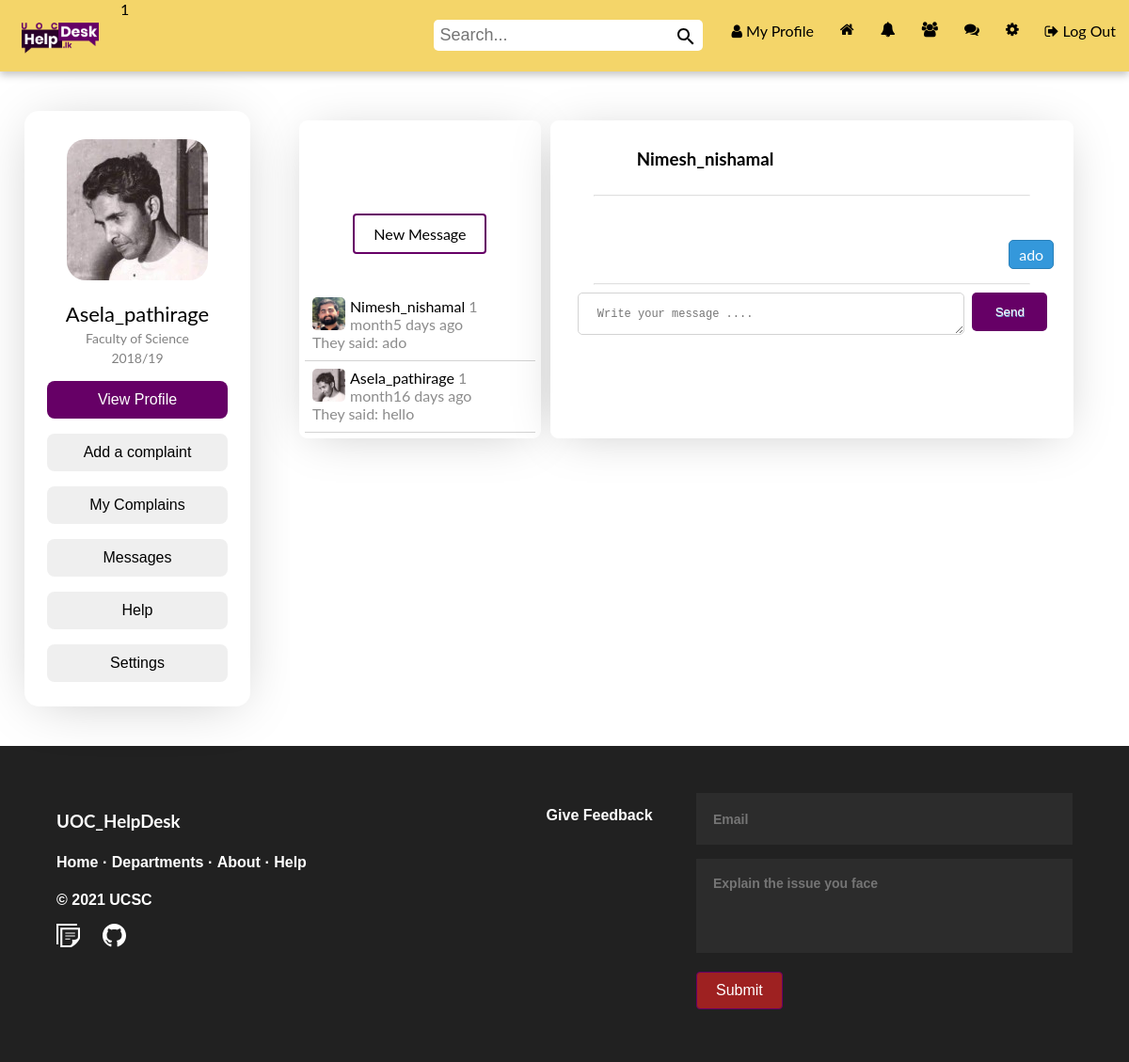
Page /app/views/messages.php?u=nimesh_nishamal (signed in) on the committed database.
### tables this page shows
CREATE TABLE IF NOT EXISTS `user` (
  `id` int(11) NOT NULL AUTO_INCREMENT,
  `name` varchar(255) NOT NULL,
  `email` varchar(255) NOT NULL,
  `password` varchar(255) NOT NULL,
  `created_by` datetime NOT NULL DEFAULT CURRENT_TIMESTAMP,
  `profile_pic` varchar(255) DEFAULT NULL,
  `num_posts` int(11) DEFAULT NULL,
  `num_likes` int(255) DEFAULT NULL,
  `user_closed` varchar(3) DEFAULT NULL,
  `friend_array` text,
  `user_roll` varchar(10) NOT NULL DEFAULT 'user',
  `teleNumber` int(10) DEFAULT NULL,
  `address` varchar(500) NOT NULL,
  PRIMARY KEY (`id`)
);

CREATE TABLE IF NOT EXISTS `messages` (
  `id` int(11) NOT NULL AUTO_INCREMENT,
  `user_to` varchar(50) NOT NULL,
  `user_from` varchar(50) NOT NULL,
  `body` text NOT NULL,
  `date` datetime NOT NULL,
  `opened` varchar(3) NOT NULL,
  `viewed` varchar(3) NOT NULL,
  `deleted` varchar(3) NOT NULL,
  PRIMARY KEY (`id`)
);

### app/controllers/Notification.php (called while the page is built, shortened)
<?php
class Notification{
    private $con;
    private $user_obj;
    public function __construct($con,$user)
    {
        $this->con = $con;
        $this->user_obj = new User($con,$user);
    }
    public function getUnreadNumber() {
		$userLoggedIn = $this->user_obj->getUsername();
		$query = mysqli_query($this->con, "SELECT * FROM notifications WHERE viewed='no' AND user_to='$userLoggedIn'");
		return mysqli_num_rows($query);
	}
}
?>

### app/controllers/User.php (called while the page is built, shortened)
<?php
class User{
    private $con;
    private $user;
    public function __construct($con,$user)
    {
        $this->con = $con;
        $user_details_query = mysqli_query($con,"SELECT * FROM user WHERE name='$user'");
        $this->user = mysqli_fetch_array($user_details_query);
    }
    public function getUserName(){
        return $this->user['name'];
    }
    public function MsgName(){
        return lcfirst($this->user['name']);
    }
    public function getName(){
        $username = $this->user['name'];
        $query = mysqli_query($this->con,"SELECT name FROM user WHERE name='$username'");
        $row = mysqli_fetch_array($query);
        return $row['name'];
    }
    public function getProfilePic(){
        $username = $this->user['name'];
        $query = mysqli_query($this->con,"SELECT profile_pic FROM user WHERE name='$username'");
        $row = mysqli_fetch_array($query);
        return $row['profile_pic'];
    }
}
?>

### app/helpers/headerIn.php (the view, shortened to what this page needs)
<?php
    require '../modules/connect.php';
    require '../controllers/User.php';
    require '../controllers/Message.php';
    require '../controllers/Notification.php';
    require '../views/complain.php';
    if(isset($_SESSION['name'])){
        $userLoggedIn = $_SESSION['name'];
    }
    else{
        header("Location:../views/register.php");
    }
?>
<!DOCTYPE html>
    <head>
        <link rel="stylesheet" href="https://cdnjs.cloudflare.com/ajax/libs/font-awesome/4.7.0/css/font-awesome.min.css">
        <link rel="stylesheet" type="text/css" href="../../public/css/temp.css">
        <link rel="stylesheet" href="../../public/css/style.css">
    </head>
    <body>
    <?php
				$messages = new Message($con, $userLoggedIn);
				$notifications = new Notification($con, $userLoggedIn);
				$num_notifications = $notifications->getUnreadNumber();
		?>
    <div class="navbar" id="navbar">
        <a href="../views/studentDash.php" class="nav-icon active" style="float:left"><img src="../../public/img/logo/landscape.png" style="width:100px; height:auto"></a>
        <a href="../views/logout.php" class="nav-label"><i class="fa fa-sign-out" aria-hidden="true"></i> Log Out </a>
        <a href="../views/settings.php" class="nav-label"><i class="fa fa-cog" aria-hidden="true"></i><span class="nav-label">Settings</span></a>
        <a href="javascript:void(0);" onclick="getDropdownData('<?php echo $userLoggedIn; ?>', 'message')" class="nav-label"><i class="fa fa-comments" aria-hidden="true"></i>
        </a>
        <a href="../views/requests.php" class="nav-label"><i class="fa fa-users" aria-hidden="true"></i><span class="nav-label">Friends</span>
        </a>
        <a href="javascript:void(0);" onclick="getDropdownData('<?php echo $userLoggedIn; ?>', 'notification')" class="nav-label"><i class="fa fa-bell" aria-hidden="true"></i>
        </a>
        <?php
        if($num_notifications > 0)
				 echo '<span class="notification_badge_notification" id="unread_notification">' . $num_notifications . '</span>';
				?>
        <a href="../views/studentDash.php" class="nav-label"><i class="fa fa-home" aria-hidden="true"></i><span class="nav-label">Home</span></a>
        <a href= "<?php echo $userLoggedIn; ?>" class="nav-label"><i class="fa fa-user" aria-hidden="true"></i>&nbspMy Profile</a>
        <div class="search-bar">
            <form action="search.php" method="GET" name="search_form">
                <input type="text" onkeyup="getLiveSearchUsers(this.value, '<?php echo $userLoggedIn; ?>')" name="q" placeholder="Search..." autocomplete="off" id="search_text_input">
                <button type="submit" class="sbutton"><img src="../../public/img/icons/search.svg"></button>
            </form>
        </div>
    </div>

### app/views/messages.php (shortened to what this page needs)
<?php
require '../helpers/headerIn.php';
require '../views/complain.php';
$message_obj = new Message($con,$userLoggedIn);
if(isset($_GET['u']))
    $user_to = $_GET['u'];
else{
    $user_to = $message_obj->getMostRecentUser();
    if($user_to == false)
        $user_to = 'new';
}
if($user_to != "new")
	$user_to_obj = new User($con, $user_to);
?>
<div class="container">
    <div class="column-1 box">
        <?php include('../views/pplCard.php'); ?>
    </div>
    <div class="column-2 box" style="width:100%;">
    <ul class="cards">
				<li class="cards_item">
					<div class="dashCard" style="background-color: #fff; width:100%; padding:10px 5px 5px 5px; text-decoration:none">
						<h2 style="padding-left:10px">Conversations</h2><br>
                        <div class="makeCenter">
                        <a href="messages.php?u=new" class="mainbtn">New Message</a>
                        </div>
                        <br><br>
                        <div style="text-decoration:none">
                            <?php echo $message_obj->getConvos(); ?>
                        </div>
					</div>
				</li>
				<li class="cards_item" style="width:65%;">
					<div class="dashCard" style="background-color: #fff;width:100%; cursor:default; padding:10px 20px 20px 20px">
                    <?php
                        if($user_to != "new"){
                            echo "<h3>You and <a href='$user_to'>" . $user_to_obj->getName() . "</a></h3><hr><br><br>";
                            echo "<div class='' id='scroll_messages'>";
                            echo $message_obj->getMessages($user_to);
                            echo "</div>";
                        }
                        else{
                            echo "<h2>New Message</h2>";
                        }
                    ?>
                        <form action="" method="POST">
                            <?php
                                if($user_to == "new")
                                {
                                    echo "Select the friend you would like to message <br>";
                                    ?>
                                    <br><input type='text' style='padding:10px 0px 10px 10px; border-radius:5px; border:1px solid; width:50%;' onkeyup='getUsers(this.value, "<?php echo $userLoggedIn; ?>")' name='q' placeholder='Name' autocomplete='off' id='search_text_input'>
                                    <?php
                                    echo "<div class='results'></div>";
                                    echo "<br>";
                                }
                                else{
                                    echo "<hr>";
                                    echo "<textarea name='message_body' id='message_textarea' placeholder='Write your message ....'></textarea>";
                                    echo "<input type='submit' name='post_message' id='message_submit' value='Send'>";
                                }
                            ?>
                        </form>
					</div>
			</li>
    </ul>
    </div>
    </div>
<?php require '../helpers/footer.php';?>

### app/views/pplCard.php
<div class="card">
	<img src="<?php echo $user['profile_pic'];?>" style="border-radius:20px; margin-top:10px;">
	<p class="pplTitle"><?php echo $user['name']; ?></p>
	<p class="pplFac">Faculty of Science</p>
	<p class="pplFac">2018/19</p>
	<p><button class="pplButton pplButtonMain" onclick="location.href='<?php echo $userLoggedIn; ?>'">View Profile</button></p>
	<p><button class="pplButton" onclick="openForm()">Add a complaint</button></p>
	<p><button class="pplButton" onclick="location.href='inquiry.php';">My Complains</button></p>
	<p><button class="pplButton" onclick="location.href='messages.php';">Messages</button></p>
	<p><button class="pplButton" onclick="location.href='studentHelp.php';">Help</button></p>
	<p><button class="pplButton" onclick="location.href='settings.php';">Settings</button></p>
</div>

### app/controllers/Message.php (shortened to what this page needs)
<?php
class Message{
    private $con;
    private $user_obj;
    public function __construct($con,$user)
    {
        $this->con = $con;
        $this->user_obj = new User($con,$user);
    }
    public function getMessages($otherUser) {
		$userLoggedIn = $this->user_obj->MsgName();
		$data = "";
		$get_messages_query = mysqli_query($this->con, "SELECT * FROM messages WHERE (user_to='$userLoggedIn' AND user_from='$otherUser') OR (user_from='$userLoggedIn' AND user_to='$otherUser')");
		while($row = mysqli_fetch_array($get_messages_query)) {
			$user_to = $row['user_to'];
			$body = $row['body'];
			$id = $row['id'];
			$div_top = ($user_to == $userLoggedIn) ? "<div class='message' id='green'>" : "<div class='message' id='blue'>";
			$button = "<span class='deleteButton' onclick='deleteMessage($id, this)'></span>";
			$data = $data . $div_top . $button . $body . "</div><br><br>";
		}
		return $data;
	}
    public function getLatestMessage($userLoggedIn, $user2){
            $details_array = array();
            $query = mysqli_query($this->con, "SELECT body, user_to, date FROM messages WHERE (user_to='$userLoggedIn' AND user_from='$user2') OR (user_to='$user2' AND user_from='$userLoggedIn') ORDER BY id DESC LIMIT 1");
            $row = mysqli_fetch_array($query);
            $sent_by = ($row['user_to'] == $userLoggedIn) ? "They said: " : "You said: ";
            $date_time_now = date("Y-m-d H:i:s");
            $start_date = new DateTime($row['date']);
            $end_date = new DateTime($date_time_now);
            $interval = $start_date->diff($end_date);
            if($interval->y >= 1) {
                if($interval->y == 1)
                    $time_message = $interval->y . " year ago";
                else
                    $time_message = $interval->y . " years ago";
            }
            else if ($interval->m >= 1) {
                if($interval->d == 0) {
                    $days = " ago";
                }
                else if($interval->d == 1) {
                    $days = $interval->d . " day ago";
                }
                else {
                    $days = $interval->d . " days ago";
                }
                if($interval->m == 1) {
                    $time_message = $interval->m . " month". $days;
                }
                else {
                    $time_message = $interval->m . " months". $days;
                }
            }
            array_push($details_array, $sent_by);
            array_push($details_array, $row['body']);
            array_push($details_array, $time_message);
            return $details_array;
    }
    public function getConvos(){
        $userLoggedIn = $this->user_obj->getUsername();
		$return_string = "";
		$convos = array();
		$query = mysqli_query($this->con, "SELECT user_to, user_from FROM messages WHERE user_to='$userLoggedIn' OR user_from='$userLoggedIn' ORDER BY id DESC");
		while($row = mysqli_fetch_array($query)) {
			$user_to_push = ($row['user_to'] != $userLoggedIn) ? $row['user_to'] : $row['user_from'];
			if(!in_array($user_to_push, $convos)) {
				array_push($convos, $user_to_push);
			}
		}
		foreach($convos as $username) {
			$user_found_obj = new User($this->con, $username);
			$latest_message_details = $this->getLatestMessage($userLoggedIn, $username);
			$dots = (strlen($latest_message_details[1]) >= 12) ? "..." : "";
			$split = str_split($latest_message_details[1], 12);
			$split = $split[0] . $dots;
			$return_string .= "<a href='messages.php?u=$username'> <div class='user_found_messages'>
								<img src='" . $user_found_obj->getProfilePic() . "' style='border-radius: 5px; margin-right: 5px;'>
								" . $user_found_obj->getName() . "
								<span class='timestamp_smaller' id='grey'> " . $latest_message_details[2] . "</span>
								<p id='grey' style='margin: 0;'>" . $latest_message_details[0] . $split . " </p>
								</div>
								</a>";
		}
		return $return_string;
	}
    public function getUnreadNumber() {
		$userLoggedIn = $this->user_obj->getUsername();
		$query = mysqli_query($this->con, "SELECT * FROM messages WHERE viewed='no' AND user_to='$userLoggedIn'");
		return mysqli_num_rows($query);
	}
}
?>

### rows in the picture
user: profile_pic (picture), name "Asela_pathirage"
user: profile_pic (picture), name "Nimesh_nishamal"
messages: body "ado"

### other values in the picture
$num_notifications "1"
$latest_message_details[2] "1 month5 days ago"
$latest_message_details[0] "They said:"
$split "ado"
$latest_message_details[2] "1 month16 days ago"
$split "hello"
